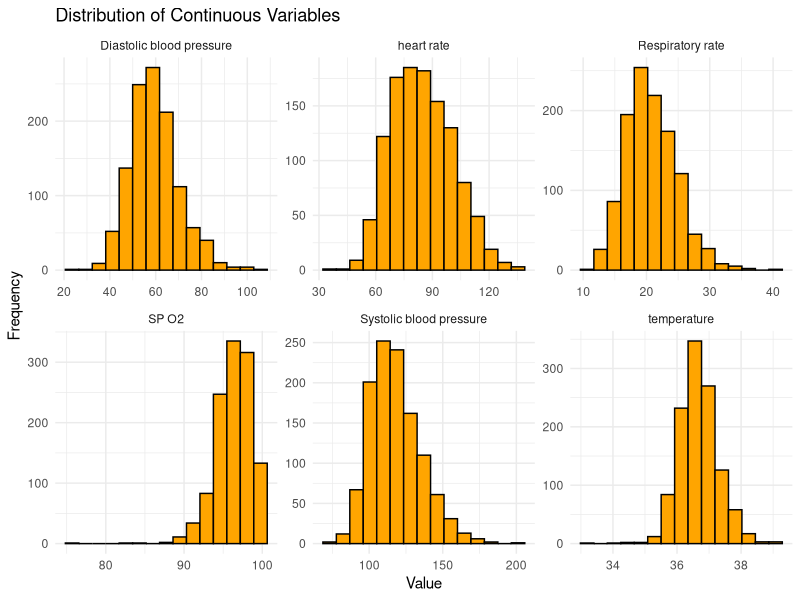

R code for this plot: (Note: this script raises an error after producing the figure.)
## ---- chunk 1
library(tidyverse)
library(dplyr)
library(ggplot2)
library(data.table)
## ---- chunk 2
merged_df <- fread("merged_df.csv")
merged_df$survival_time = as.numeric(difftime(merged_df$deathtime, merged_df$admittime, units = "day"))
## ---- chunk 3
sum(is.na(merged_df$outcome))
## ---- chunk 4
# Histograms for continuous variables
continuous_vars <- c('heart rate', 'Systolic blood pressure', 'Diastolic blood pressure', 'Respiratory rate', 'temperature', 'SP O2')

merged_df %>%
  select(all_of(continuous_vars)) %>%
  gather(key = "variable", value = "value") %>%
  ggplot(aes(x = value)) +
  geom_histogram(bins = 15, fill = "orange", color = "black") +
  facet_wrap(~variable, scales = "free") +
  theme_minimal() +
  labs(title = "Distribution of Continuous Variables", x = "Value", y = "Frequency")

## ---- chunk 5
cont <- c("age", "BMI", "heart rate", "Systolic blood pressure", "Diastolic blood pressure", "Respiratory rate", "temperature", "SP O2", "Urine output", "hematocrit", "RBC", "MCH", "MCHC", "MCV", "RDW", "Leucocyte", "Platelets", "Neutrophils", "Basophils", "Lymphocyte", "PT", "INR", "NT proBNP", "Creatine kinase", "Creatinine", "Urea nitrogen", "glucose", "Blood potassium", "Blood sodium", "Blood calcium", "Chloride", "Anion gap", "Magnesium ion", "PH", "Bicarbonate", "Lactic acid", "PCO2")

for (var in cont) {
  t_test <- t.test(merged_df[[var]] ~ merged_df$outcome, data = merged_df)
  print(paste("T-test for", var))
  print(t_test)
}
## ---- chunk 6
cat <- c("gendera", "hypertensive", "atrialfibrillation", "CHD with no MI", "diabetes", "deficiencyanemias", "depression", "Hyperlipemia", "Renal failure", "COPD")

for (var in cat) {
  chi_sq <- chisq.test(table(merged_df[[var]], merged_df$outcome))
  print(paste("Chi-square test for", var))
  print(chi_sq)
}
## ---- chunk 7
#Total of each patients' comorbidity score - comorb_score
merged_df$comorb_score = merged_df$gendera + merged_df$hypertensive + merged_df$atrialfibrillation + merged_df$`CHD with no MI` + merged_df$diabetes + merged_df$deficiencyanemias + merged_df$depression + merged_df$Hyperlipemia + merged_df$`Renal failure` + merged_df$COPD

#Length of stay for survivors - LOS
merged_df$LOS = as.numeric(difftime(merged_df$dischtime, merged_df$admittime, units = "days")) * !merged_df$outcome
merged_df$LOS = ifelse(!merged_df$outcome, as.numeric(difftime(merged_df$dischtime, merged_df$admittime, units = "days")), NA)

#total length of stay for those who both survived (discharged) and died - tLOS
merged_df$tLOS <- ifelse(is.na(merged_df$LOS), merged_df$survival_time, merged_df$LOS)

## ---- chunk 8
full_model <- glm(outcome ~ gendera + hypertensive + atrialfibrillation + `CHD with no MI` + 
            diabetes + deficiencyanemias + depression + Hyperlipemia + `Renal failure` + 
            COPD + age + `heart rate` + BMI + `Systolic blood pressure` + 
            `Diastolic blood pressure` + `Respiratory rate` + temperature + 
            `SP O2` + `Urine output` + hematocrit + RBC + MCH + MCHC + MCV + 
            RDW + Leucocyte + Platelets + Neutrophils + Basophils + Lymphocyte + 
            PT + INR + `NT-proBNP` + `Creatine kinase` + Creatinine + `Urea nitrogen` + 
            glucose + `Blood potassium` + `Blood sodium` + `Blood calcium` + Chloride + 
            `Anion gap` + `Magnesium ion` + PH + Bicarbonate + `Lactic acid` + PCO2, 
            data = merged_df, family = "binomial")
summary(full_model)
## ---- chunk 9
current_aic <- AIC(full_model)
while (TRUE) {
    current_aic <- AIC(full_model)
    reduced_model <- step(full_model, direction = "backward")
    reduced_aic <- AIC(reduced_model)
    if (reduced_aic > current_aic) break
    full_model <- reduced_model
}
summary(full_model)
